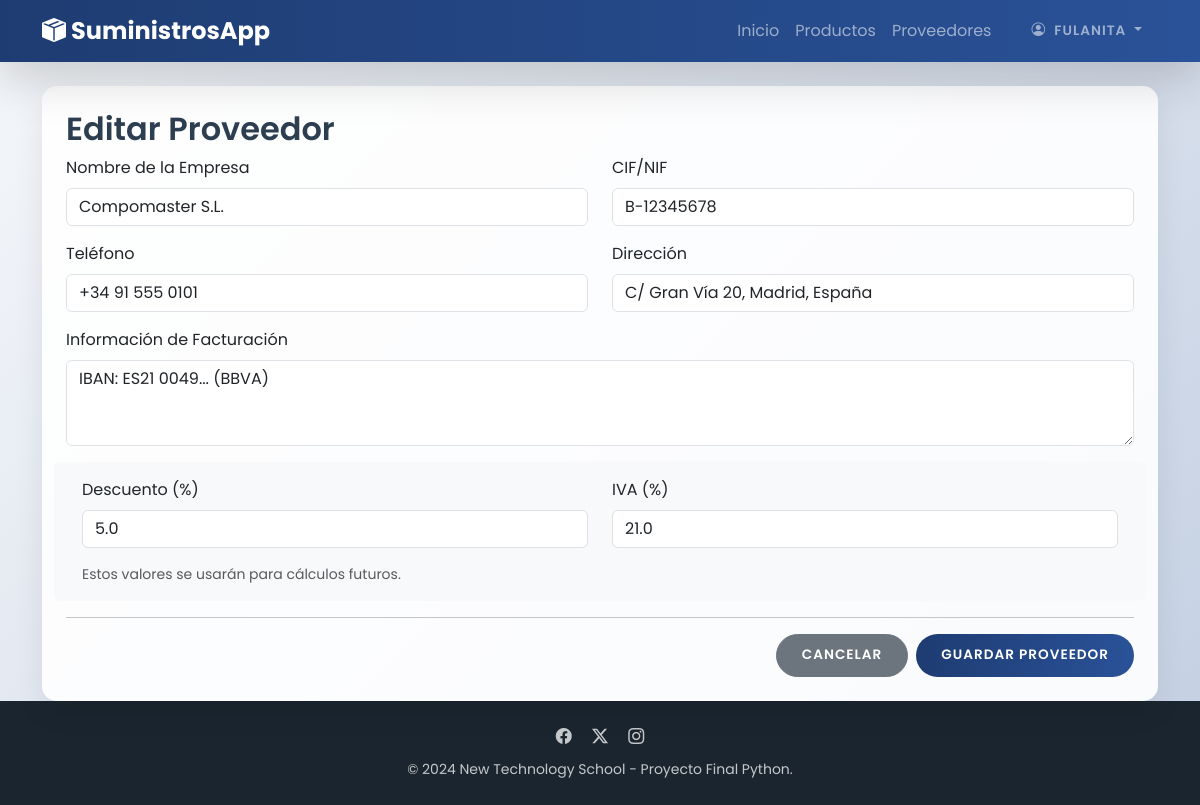
Page /proveedores/1/editar (signed in) on the committed database.
### app/models/user_model.py (models this page shows, shortened)
class User(db.Model, UserMixin):
    __tablename__ = 'user'
    id = db.Column(db.Integer, primary_key=True)
    username = db.Column(db.String(80), unique=True, nullable=False)
    password_hash = db.Column(db.String(128), nullable=False)
    role = db.Column(db.String(20), nullable=False, default='cliente')
    @property
    def password(self):
        raise AttributeError('¡El password no es un atributo legible!')

### app/models/supplier_model.py (models this page shows, shortened)
class Supplier(db.Model):
    __tablename__ = 'supplier'
    id = db.Column(db.Integer, primary_key=True)
    nombre_empresa = db.Column(db.String(100), unique=True, nullable=False)
    telefono = db.Column(db.String(20))
    direccion = db.Column(db.String(200))
    cif = db.Column(db.String(20), unique=True)
    facturacion_info = db.Column(db.Text)
    descuento_porcentaje = db.Column(db.Float, default=0.0)
    iva = db.Column(db.Float, default=21.0)  # Asumimos un IVA por defecto
    products = db.relationship(
        'Product',
        secondary='product_supplier_association',  # Nombre de la tabla de asociación
        back_populates='suppliers'
    )

### app/routes/supplier_routes.py (the view, shortened to what this page needs)
@supplier_bp.route('/<int:supplier_id>/editar', methods=['GET', 'POST'])
@login_required
@admin_required
def update_supplier(supplier_id):
    supplier = supplier_service.get_supplier_by_id(supplier_id)
    if not supplier:
        flash('Proveedor no encontrado.', 'danger')
        return redirect(url_for('supplier_routes.supplier_list'))
    form = SupplierForm(obj=supplier)
    return render_template('supplier_form.html',
                           title='Editar Proveedor',
                           form=form,
                           form_action=url_for('supplier_routes.update_supplier', supplier_id=supplier_id))

### app/routes/supplier_forms.py
class SupplierForm(FlaskForm):
    nombre_empresa = StringField('Nombre de la Empresa',
                                 validators=[DataRequired()])
    telefono = StringField('Teléfono')
    direccion = StringField('Dirección')
    cif = StringField('CIF/NIF')
    facturacion_info = TextAreaField('Información de Facturación')
    descuento_porcentaje = FloatField('Descuento (%)',
                                      validators=[Optional(), NumberRange(min=0, max=100)],
                                      default=0.0)
    iva = FloatField('IVA (%)',
                     validators=[Optional(), NumberRange(min=0, max=100)],
                     default=21.0)
    submit = SubmitField('Guardar Proveedor')

### app/models/user_model.py (called while the page is built)
@login_manager.user_loader
def load_user(user_id):
    return User.query.get(int(user_id))

### app/routes/product_routes.py (called while the page is built)
def admin_required(f):
    @wraps(f)
    def decorated_function(*args, **kwargs):
        if current_user.role != 'admin':
            flash('No tienes permiso para acceder a esta página.', 'danger')
            return redirect(url_for('auth_routes.home'))
        return f(*args, **kwargs)
    return decorated_function

### app/services/supplier_service.py (called while the page is built)
def get_supplier_by_id(supplier_id):
    try:
        return Supplier.query.get(supplier_id)
    except Exception as e:
        print(f"Error al obtener proveedor por ID: {e}")
        return None

### app/templates/supplier_form.html (shortened to what this page needs)
{% extends "base.html" %}
{% block content %}
    <div class="card p-4">
        <h2>{{ title }}</h2>
        <form method="POST" action="{{ form_action }}">
            <div class="row">
                <div class="col-md-6 mb-3">
                    {{ form.nombre_empresa.label(class="form-label") }}
                    {{ form.nombre_empresa(class="form-control") }}
                </div>
                <div class="col-md-6 mb-3">
                    {{ form.cif.label(class="form-label") }}
                    {{ form.cif(class="form-control") }}
                </div>
            </div>
            <div class="row">
                <div class="col-md-6 mb-3">
                    {{ form.telefono.label(class="form-label") }}
                    {{ form.telefono(class="form-control") }}
                </div>
                <div class="col-md-6 mb-3">
                    {{ form.direccion.label(class="form-label") }}
                    {{ form.direccion(class="form-control") }}
                </div>
            </div>
            <div class="mb-3">
                {{ form.facturacion_info.label(class="form-label") }}
                {{ form.facturacion_info(class="form-control", rows=3, placeholder="Datos bancarios, método de pago preferido, etc.") }}
            </div>
            <div class="row bg-light p-3 rounded mb-3">
                <div class="col-md-6 mb-3">
                    {{ form.descuento_porcentaje.label(class="form-label") }}
                    {{ form.descuento_porcentaje(class="form-control") }}
                </div>
                <div class="col-md-6 mb-3">
                    {{ form.iva.label(class="form-label") }}
                    {{ form.iva(class="form-control") }}
                </div>
                <small class="text-muted">Estos valores se usarán para cálculos futuros.</small>
            </div>
            <hr>
            <div class="d-flex justify-content-end">
                <a href="{{ url_for('supplier_routes.supplier_list') }}" class="btn btn-secondary me-2">
                    Cancelar
                </a>
                {{ form.submit(class="btn btn-primary") }}
            </div>
        </form>
    </div>
{% endblock %}

### app/templates/base.html (shortened to what this page needs)
<!DOCTYPE html>
<html lang="es">
<head>
    <link rel="stylesheet" href="https://cdnjs.cloudflare.com/ajax/libs/animate.css/4.1.1/animate.min.css"/>
    <link href="https://cdn.jsdelivr.net/npm/bootstrap@5.3.3/dist/css/bootstrap.min.css" rel="stylesheet">
    <link rel="stylesheet" href="https://cdn.jsdelivr.net/npm/bootstrap-icons@1.11.3/font/bootstrap-icons.min.css">
    <link rel="stylesheet" href="{{ url_for('static', filename='css/style.css') }}">
</head>
<body class="d-flex flex-column min-vh-100">
    <nav class="navbar navbar-expand-lg navbar-dark mb-4 sticky-top shadow-lg">
        <div class="container">
            <a class="navbar-brand animate__animated animate__fadeInLeft" href="{{ url_for('auth_routes.home') }}">
                <i class="bi bi-box-seam-fill"></i> SuministrosApp
            </a>
            <div class="collapse navbar-collapse" id="navbarNav">
                <div class="navbar-nav ms-auto align-items-center">
                    <a class="nav-link" href="{{ url_for('auth_routes.home') }}">Inicio</a>
                    {% if current_user.is_authenticated %}
                        <a class="nav-link" href="{{ url_for('product_routes.product_list') }}">Productos</a>
                        <a class="nav-link" href="{{ url_for('supplier_routes.supplier_list') }}">Proveedores</a>
                        <div class="nav-item dropdown ms-lg-3">
                            <a class="nav-link dropdown-toggle btn btn-outline-light border-0 px-3" href="#" role="button" data-bs-toggle="dropdown" aria-expanded="false">
                                <i class="bi bi-person-circle me-1"></i> {{ current_user.username }}
                            </a>
                        </div>
                        {% else %}
                        <div class="ms-lg-3 d-flex gap-2">
                            <a class="btn btn-outline-light btn-sm" href="{{ url_for('auth_routes.login') }}">Ingresar</a>
                            <a class="btn btn-light btn-sm text-primary fw-bold" href="{{ url_for('auth_routes.register') }}">Registro</a>
                        </div>
                    {% endif %}
                </div>
            </div>
        </div>
    </nav>
    <main class="container animate__animated animate__fadeInUp">
        <div class="row">
            <div class="col-md-12">
                {% block content %}{% endblock %}
            </div>
        </div>
    </main>
    <footer class="mt-auto py-4 text-white">
        <div class="container text-center">
            <div class="mb-2">
                <a href="#" class="text-white mx-2 text-decoration-none opacity-75 hover-opacity-100"><i class="bi bi-facebook"></i></a>
                <a href="#" class="text-white mx-2 text-decoration-none opacity-75 hover-opacity-100"><i class="bi bi-twitter-x"></i></a>
                <a href="#" class="text-white mx-2 text-decoration-none opacity-75 hover-opacity-100"><i class="bi bi-instagram"></i></a>
            </div>
            <small class="opacity-75">&copy; 2024 New Technology School - Proyecto Final Python.</small>
        </div>
    </footer>
</body>
</html>

### app/static/css/style.css (style rules this page uses)
body { background: linear-gradient(135deg, #f5f7fa 0%, #c3cfe2 100%); font-family: 'Poppins', sans-serif; color: #444; }
h1, h2, h3, h4, h5, h6 { font-weight: 600; color: #2c3e50; }
.navbar { background: linear-gradient(90deg, #1e3c72 0%, #2a5298 100%); backdrop-filter: blur(10px); }
.navbar-brand { font-weight: 700; font-size: 1.5rem; }
.nav-link { font-weight: 400; transition: color 0.3s ease; }
.card { background: rgba(255, 255, 255, 0.9); border: none; border-radius: 15px; box-shadow: 0 10px 30px rgba(0, 0, 0, 0.08); transition: all 0.3s ease; overflow: hidden; }
.btn { border-radius: 50px; padding: 10px 25px; font-weight: 600; text-transform: uppercase; font-size: 0.85rem; letter-spacing: 1px; transition: all 0.3s ease; }
.btn-primary { background: linear-gradient(90deg, #1e3c72 0%, #2a5298 100%); border: none; }
footer { background: #1a252f; margin-top: 50px; }

### rows in the picture
User: username "FULANITA"
Supplier: nombre_empresa "Compomaster S.L.", cif "B-12345678", telefono "+34 91 555 0101", direccion "C/ Gran Vía 20, Madrid, España", facturacion_info "IBAN: ES21 0049... (BBVA)", descuento_porcentaje "5.0", iva "21.0"

### other values in the picture
{{ title }} "Editar Proveedor"
